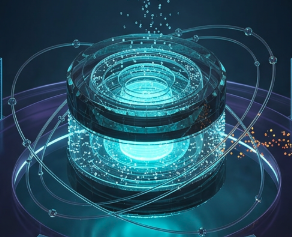
#> input picture src/frontend/.agents/dataset-3d-core/reference-v4-spool/reference.png, 292 x 237 px
$ python make-comparison-sheet-v4.py
#> lines starting #> are read from the running program, lines starting #| are printed output that depends on the picture
#!/usr/bin/env python3
"""Build the reference/v3/v4 comparison sheet for the spool core.

Usage (from src/frontend):
  python3 .agents/dataset-3d-core/captures/make-comparison-sheet-v4.py
"""
from pathlib import Path

from PIL import Image, ImageDraw, ImageFont

OUT = Path(__file__).resolve().parent
REFERENCE = OUT.parent / "reference-v4-spool" / "reference.png"
PANEL = (480, 338)
GAP = 16
MARGIN = 24
HEADER = 78
CAPTION = 32
BACKGROUND = (2, 10, 14)
TEXT = (207, 250, 254)
MUTED = (120, 160, 170)
ACCENT = (34, 229, 224)
AMBER = (245, 158, 11)

PANELS = [
    (REFERENCE, "REFERENCE — spool reactor", MUTED),
    (OUT / "v3-baseline-attached.png", "TRƯỚC (v3-constellation)", MUTED),
    (OUT / "after-attached.png", "SAU (v4-spool) — hero 1280×900", ACCENT),
    (OUT / "after-closeup.png", "SAU — close-up chamber / orbits", AMBER),
]


def font(size, bold=False):
    candidates = [
        "/System/Library/Fonts/Supplemental/Arial Bold.ttf" if bold else "/System/Library/Fonts/Supplemental/Arial.ttf",
        "/System/Library/Fonts/Helvetica.ttc",
    ]
    for candidate in candidates:
        try:
            return ImageFont.truetype(candidate, size)
        except OSError:
            continue
    return ImageFont.load_default()


def main():
    width = MARGIN * 2 + PANEL[0] * len(PANELS) + GAP * (len(PANELS) - 1)
    height = HEADER + PANEL[1] + CAPTION + MARGIN
    sheet = Image.new("RGB", (width, height), BACKGROUND)
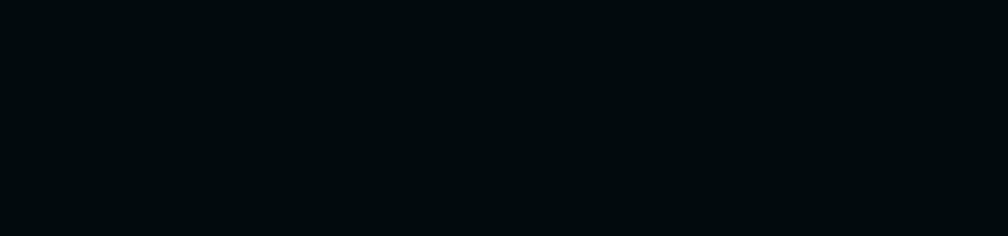
#> sheet: PIL image 2016x472 RGB (shown at 1/2 size); mean R, G, B 2, 10, 14
    draw = ImageDraw.Draw(sheet)

    draw.text((MARGIN, 14), "Dataset 3D — Core v4 · Spool Reactor", font=font(26, True), fill=TEXT)
    draw.text(
        (MARGIN, 46),
        "reference vs v3 baseline vs v4 hero · teal chamber over one opaque backdrop, 4 orbit hoops,"
        " stream + amber sparks · platform r1.55 / orbits r1.20–1.38 inside the tower ring (P26),"
        " nucleus lit by its own pulsing point light (P28)",
        font=font(13),
        fill=MUTED,
    )

    for index, (path, caption, color) in enumerate(PANELS):
        panel = Image.open(path).convert("RGB").resize(PANEL, Image.LANCZOS)
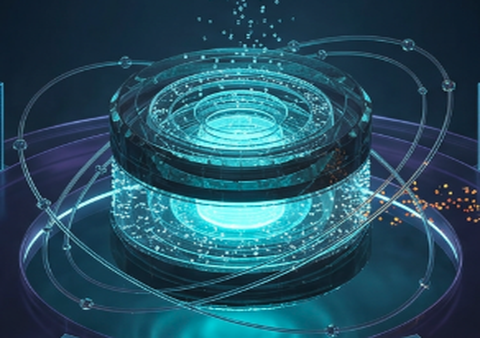
#> panel: PIL image 480x338 RGB; mean R, G, B 36.4, 79.6, 97.5
        x = MARGIN + index * (PANEL[0] + GAP)
        y = HEADER
        sheet.paste(panel, (x, y))
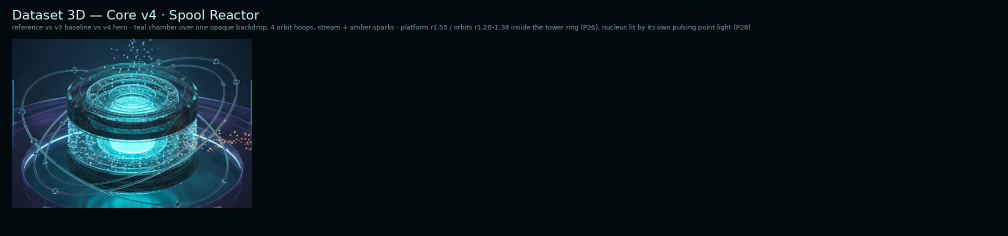
#> sheet: PIL image 2016x472 RGB (shown at 1/2 size); mean R, G, B 8.8, 23, 29.4
        draw.rectangle([x, y, x + PANEL[0] - 1, y + PANEL[1] - 1], outline=(30, 60, 90))
        draw.text((x, y + PANEL[1] + 7), caption, font=font(14, True), fill=color)
#> pass 2 of the loop in main, `for index, (path, caption, color) in enumerate(PANELS):`:
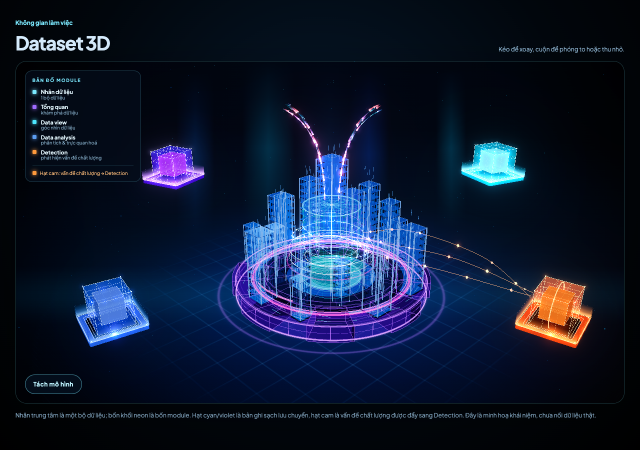
#> input picture src/frontend/.agents/dataset-3d-core/captures/v3-baseline-attached.png, 1280 x 900 px (shown at 1/2 size)
#> in main, `panel = Image.open(path).convert("RGB").resize(PANEL, Image.LANCZOS)`:
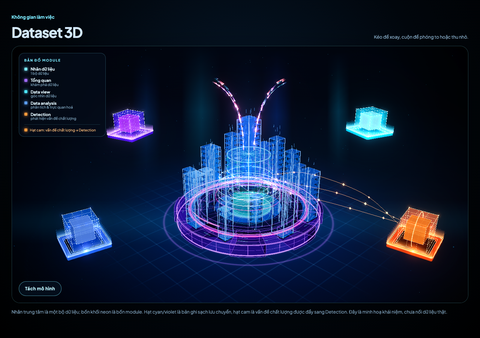
#> panel: PIL image 480x338 RGB; mean R, G, B 15.9, 26.4, 49.4
#> in main, `sheet.paste(panel, (x, y))`:
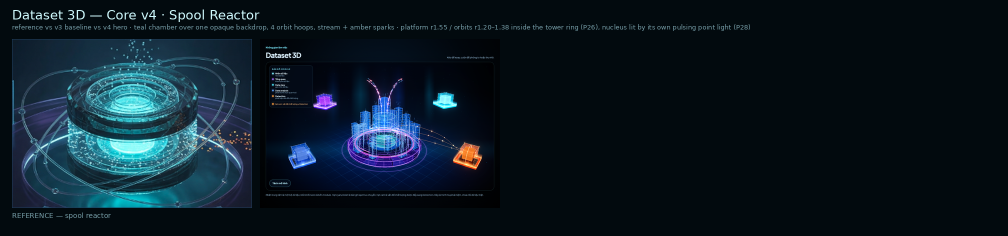
#> sheet: PIL image 2016x472 RGB (shown at 1/2 size); mean R, G, B 11.2, 25.9, 35.5

    sheet.save(OUT / "comparison-v4.png")
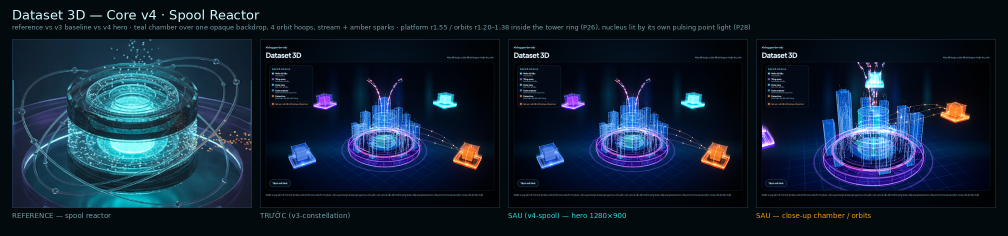
#> saved as comparison-v4.png: PIL image 2016x472 RGB (shown at 1/2 size); mean R, G, B 17.3, 33.2, 50.4
    print(f"wrote {OUT / 'comparison-v4.png'} ({width}×{height})")


if __name__ == "__main__":
    main()
